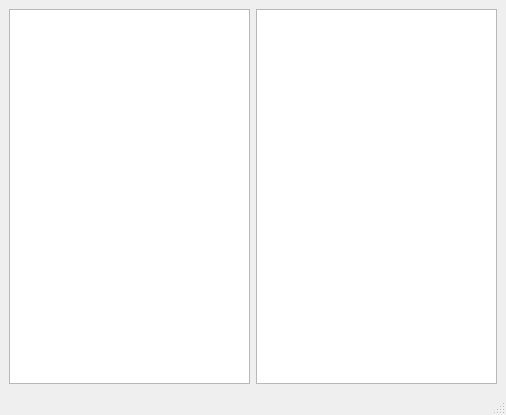
<?xml version="1.0" encoding="UTF-8"?>
<ui version="4.0">
 <class>MainWindow</class>
 <widget class="QMainWindow" name="MainWindow">
  <property name="geometry">
   <rect>
    <x>0</x>
    <y>0</y>
    <width>506</width>
    <height>415</height>
   </rect>
  </property>
  <property name="windowTitle">
   <string>MainWindow</string>
  </property>
  <widget class="QWidget" name="centralwidget">
   <layout class="QGridLayout" name="gridLayout_2">
    <item row="0" column="0">
     <widget class="QTableView" name="tableView"/>
    </item>
    <item row="0" column="1">
     <widget class="QTableView" name="tableViewDevice"/>
    </item>
   </layout>
  </widget>
  <widget class="QMenuBar" name="menubar">
   <property name="geometry">
    <rect>
     <x>0</x>
     <y>0</y>
     <width>506</width>
     <height>22</height>
    </rect>
   </property>
  </widget>
  <widget class="QStatusBar" name="statusbar"/>
 </widget>
 <resources/>
 <connections/>
</ui>
